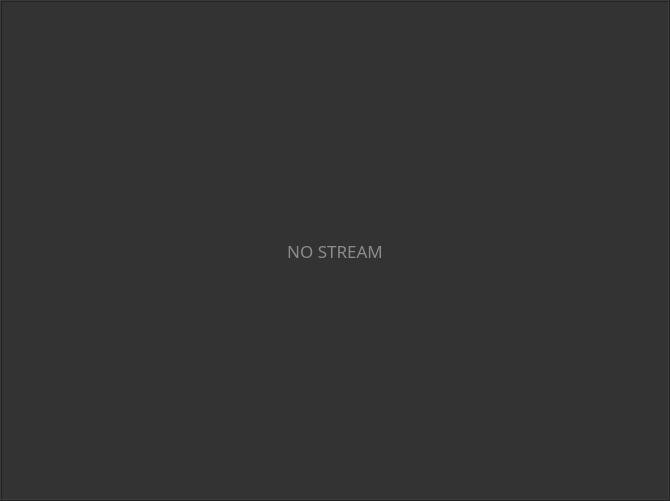
<?xml version="1.0" encoding="UTF-8"?>
<ui version="4.0">
 <class>wEmpty</class>
 <widget class="QWidget" name="wEmpty">
  <property name="geometry">
   <rect>
    <x>0</x>
    <y>0</y>
    <width>670</width>
    <height>501</height>
   </rect>
  </property>
  <property name="styleSheet">
   <string notr="true">background : #333333;</string>
  </property>
  <layout class="QVBoxLayout" name="verticalLayout">
   <property name="leftMargin">
    <number>0</number>
   </property>
   <property name="topMargin">
    <number>0</number>
   </property>
   <property name="rightMargin">
    <number>0</number>
   </property>
   <property name="bottomMargin">
    <number>0</number>
   </property>
   <item>
    <widget class="QFrame" name="frmEmpty">
     <property name="frameShape">
      <enum>QFrame::Box</enum>
     </property>
     <property name="frameShadow">
      <enum>QFrame::Raised</enum>
     </property>
     <layout class="QVBoxLayout" name="verticalLayout_2">
      <item>
       <widget class="QLabel" name="lblNote">
        <property name="font">
         <font>
          <family>Yu Gothic Medium</family>
          <pointsize>13</pointsize>
          <weight>50</weight>
          <bold>false</bold>
         </font>
        </property>
        <property name="styleSheet">
         <string notr="true">color: rgb(139, 139, 139);</string>
        </property>
        <property name="text">
         <string>NO STREAM</string>
        </property>
        <property name="alignment">
         <set>Qt::AlignCenter</set>
        </property>
       </widget>
      </item>
     </layout>
    </widget>
   </item>
  </layout>
 </widget>
 <resources/>
 <connections/>
</ui>
